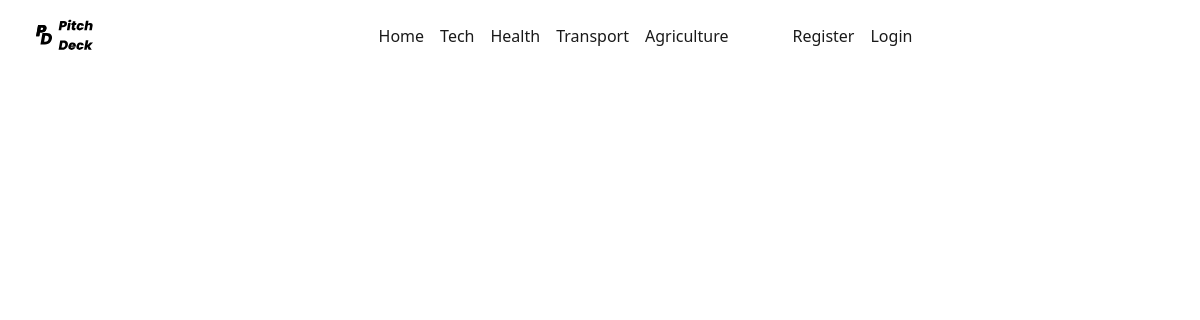
Before: /categories/Health with the older database file.
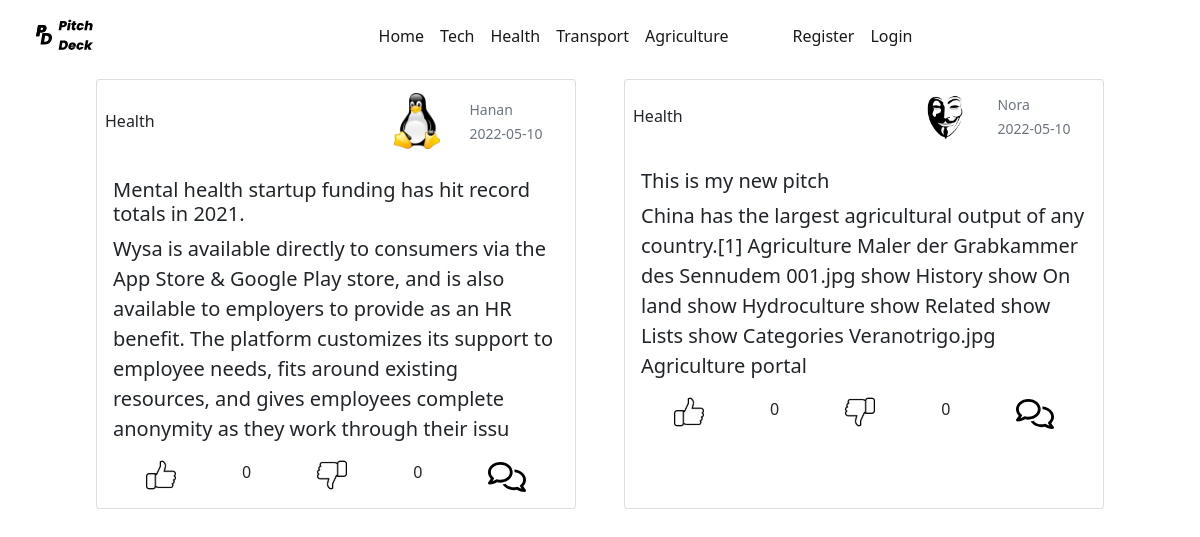
After: the same page with the newer database file.
### app/models.py (models this page shows, shortened)
class Pitch(db.Model):
    id = db.Column(db.Integer, primary_key=True)
    title = db.Column(db.String, nullable=False)
    content = db.Column(db.String, nullable=False)
    likes= db.Column(db.Integer, nullable=False,default=0)
    dislikes= db.Column(db.Integer, nullable=False,default=0)
    comments= db.Column(db.String, default='')
    category= db.Column(db.String,nullable=False)
    date_created = db.Column(db.Date, nullable=False, default=datetime.utcnow)
    user_id = db.Column(db.Integer, db.ForeignKey('user.id'), nullable=False)

class User(db.Model, UserMixin):
    id = db.Column(db.Integer, primary_key=True)
    username = db.Column(db.String, nullable=False, unique=True)
    email = db.Column(db.String, nullable=False, unique=True)
    password = db.Column(db.String, nullable=False)
    profile = db.Column(db.String, nullable=False, default='anon.png')
    pitches = db.relationship('Pitch', backref='author', lazy=True)

### app/routes.py (the view)
@app.route('/categories/<category>')
def categories(category):
    pitches = Pitch.query.filter_by(category=category)
    return render_template('categories.html', pitches=pitches)

### app/templates/categories.html (shortened to what this page needs)
{% extends 'layout.html' %}
{% block body %}
<div class="container-fluid d-flex flex-wrap flex-row justify-content-center">
    {% for pitch in pitches %}
        <div class="pitches card my-2 mx-4">
              <div class="row  p-2">
                  <div class="col-md-7 mx-auto mt-auto mb-auto">
                   <p class="d-inline">{{pitch.category}}</p>
                  </div>
                <div class="col-md-2">
                    <img src="{{url_for('static', filename='/profiles/'+pitch.author.profile)}}" class="img-thumbnail img-fluid border border-white" alt="Profile picture" >
                </div>
                <div class="col-md-3 mx-auto mt-auto mb-auto text-muted">
                    <small>{{pitch.author.username}}</small>
                    <br>
                    <small>{{pitch.date_created}}</small>
                </div>
              </div>
            <div class="card-body">
              <h5 class="card-title">{{pitch.title}}</h5>
              <p class="card-text lead">{{pitch.content}}</p>
              <div class="d-flex justify-content-around">
                <a href="{{url_for('likes',pitchid=pitch.id)}}"><img src="{{url_for('static',filename='/assets/like.svg')}}" alt=""></a>{{pitch.likes}}
                <a href="{{url_for('dislikes',pitchid=pitch.id)}}"><img src="{{url_for('static',filename='/assets/unlike.svg')}}"  alt=""></a>{{pitch.dislikes}}
                <a  data-bs-toggle="collapse" href="#comments{{pitch.id}}" class="lead text-decoration-none">
                  <img src="{{url_for('static',filename='/assets/comment.svg')}}" height="30" alt="">
                </a>
              </div>
              </div>
          </div>
      {% endfor %}
</div>
{% endblock %}

Changed rows visible on the page:
added Pitch: category "Health", profile (picture), author.username "Hanan", date_created "2022-05-10", title "Mental health startup funding has hit record totals in 2021.", content "Wysa is available directly to consumers via the App Store & Google Play store, and is also available to employers to provide as an HR benefit. The platform customizes its support to employee needs, fits around existing resources, and gives employees complete anonymity as they work through their issu", likes "0", dislikes "0"
added Pitch: category "Health", profile (picture), author.username "Nora", date_created "2022-05-10", title "This is my new pitch", content "China has the largest agricultural output of any country.[1] Agriculture Maler der Grabkammer des Sennudem 001.jpg show History show On land show Hydroculture show Related show Lists show Categories Veranotrigo.jpg Agriculture portal", likes "0", dislikes "0"
